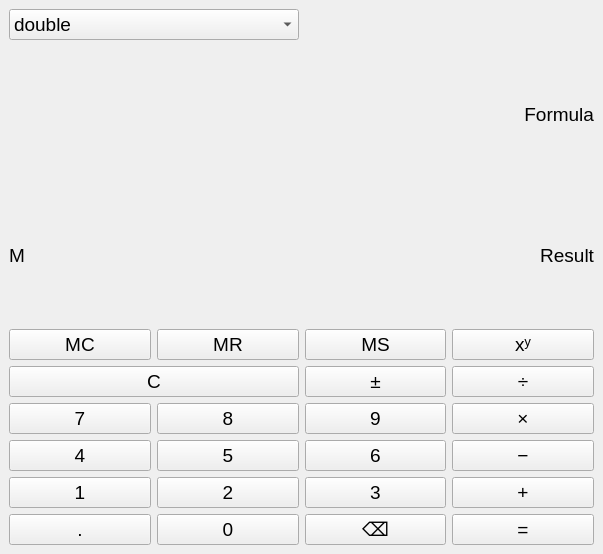
<?xml version="1.0" encoding="UTF-8"?>
<ui version="4.0">
 <class>MainWindow</class>
 <widget class="QMainWindow" name="MainWindow">
  <property name="geometry">
   <rect>
    <x>0</x>
    <y>0</y>
    <width>603</width>
    <height>554</height>
   </rect>
  </property>
  <property name="sizePolicy">
   <sizepolicy hsizetype="Preferred" vsizetype="Preferred">
    <horstretch>0</horstretch>
    <verstretch>0</verstretch>
   </sizepolicy>
  </property>
  <property name="font">
   <font>
    <pointsize>14</pointsize>
   </font>
  </property>
  <property name="windowTitle">
   <string>Калькулятор</string>
  </property>
  <widget class="QWidget" name="centralwidget">
   <layout class="QGridLayout" name="gridLayout_2">
    <item row="0" column="0">
     <widget class="QComboBox" name="cmb_controller">
      <item>
       <property name="text">
        <string>double</string>
       </property>
      </item>
      <item>
       <property name="text">
        <string>float</string>
       </property>
      </item>
      <item>
       <property name="text">
        <string>uint8_t</string>
       </property>
      </item>
      <item>
       <property name="text">
        <string>int</string>
       </property>
      </item>
      <item>
       <property name="text">
        <string>int64_t</string>
       </property>
      </item>
      <item>
       <property name="text">
        <string>size_t</string>
       </property>
      </item>
      <item>
       <property name="text">
        <string>Rational</string>
       </property>
      </item>
     </widget>
    </item>
    <item row="1" column="1">
     <widget class="QLabel" name="l_formula">
      <property name="text">
       <string>Formula</string>
      </property>
      <property name="alignment">
       <set>Qt::AlignRight|Qt::AlignTrailing|Qt::AlignVCenter</set>
      </property>
     </widget>
    </item>
    <item row="3" column="0">
     <widget class="QLabel" name="l_memory">
      <property name="text">
       <string>M</string>
      </property>
     </widget>
    </item>
    <item row="4" column="0" colspan="2">
     <layout class="QGridLayout" name="gridLayout">
      <item row="2" column="1">
       <layout class="QVBoxLayout" name="verticalLayout_3">
        <item>
         <widget class="QPushButton" name="btn_8">
          <property name="text">
           <string>8</string>
          </property>
          <property name="shortcut">
           <string>8</string>
          </property>
         </widget>
        </item>
        <item>
         <widget class="QPushButton" name="btn_5">
          <property name="text">
           <string>5</string>
          </property>
          <property name="shortcut">
           <string>5</string>
          </property>
         </widget>
        </item>
        <item>
         <widget class="QPushButton" name="btn_2">
          <property name="text">
           <string>2</string>
          </property>
          <property name="shortcut">
           <string>2</string>
          </property>
         </widget>
        </item>
        <item>
         <widget class="QPushButton" name="btn_0">
          <property name="text">
           <string>0</string>
          </property>
          <property name="shortcut">
           <string>0</string>
          </property>
         </widget>
        </item>
       </layout>
      </item>
      <item row="0" column="3">
       <widget class="QPushButton" name="btn_pow">
        <property name="text">
         <string>xʸ</string>
        </property>
       </widget>
      </item>
      <item row="1" column="3" rowspan="2">
       <layout class="QVBoxLayout" name="verticalLayout">
        <item>
         <widget class="QPushButton" name="btn_div">
          <property name="text">
           <string>÷</string>
          </property>
         </widget>
        </item>
        <item>
         <widget class="QPushButton" name="btn_mul">
          <property name="text">
           <string>×</string>
          </property>
         </widget>
        </item>
        <item>
         <widget class="QPushButton" name="btn_sub">
          <property name="text">
           <string>−</string>
          </property>
         </widget>
        </item>
        <item>
         <widget class="QPushButton" name="btn_sum">
          <property name="text">
           <string>+</string>
          </property>
         </widget>
        </item>
        <item>
         <widget class="QPushButton" name="btn_eq">
          <property name="text">
           <string>=</string>
          </property>
         </widget>
        </item>
       </layout>
      </item>
      <item row="2" column="0">
       <layout class="QVBoxLayout" name="verticalLayout_4">
        <item>
         <widget class="QPushButton" name="btn_7">
          <property name="text">
           <string>7</string>
          </property>
          <property name="shortcut">
           <string>7</string>
          </property>
         </widget>
        </item>
        <item>
         <widget class="QPushButton" name="btn_4">
          <property name="text">
           <string>4</string>
          </property>
          <property name="shortcut">
           <string>4</string>
          </property>
         </widget>
        </item>
        <item>
         <widget class="QPushButton" name="btn_1">
          <property name="text">
           <string>1</string>
          </property>
          <property name="shortcut">
           <string>1</string>
          </property>
         </widget>
        </item>
        <item>
         <widget class="QPushButton" name="tb_extra">
          <property name="text">
           <string>.</string>
          </property>
         </widget>
        </item>
       </layout>
      </item>
      <item row="1" column="2" rowspan="2">
       <layout class="QVBoxLayout" name="verticalLayout_2">
        <item>
         <widget class="QPushButton" name="btn_plsmns">
          <property name="text">
           <string>±</string>
          </property>
         </widget>
        </item>
        <item>
         <widget class="QPushButton" name="btn_9">
          <property name="text">
           <string>9</string>
          </property>
          <property name="shortcut">
           <string>9</string>
          </property>
         </widget>
        </item>
        <item>
         <widget class="QPushButton" name="btn_6">
          <property name="text">
           <string>6</string>
          </property>
          <property name="shortcut">
           <string>6</string>
          </property>
         </widget>
        </item>
        <item>
         <widget class="QPushButton" name="btn_3">
          <property name="text">
           <string>3</string>
          </property>
          <property name="shortcut">
           <string>3</string>
          </property>
         </widget>
        </item>
        <item>
         <widget class="QPushButton" name="btn_delete">
          <property name="text">
           <string>⌫</string>
          </property>
         </widget>
        </item>
       </layout>
      </item>
      <item row="0" column="0" colspan="2">
       <layout class="QHBoxLayout" name="horizontalLayout">
        <item>
         <widget class="QPushButton" name="btn_mc">
          <property name="text">
           <string>MC</string>
          </property>
         </widget>
        </item>
        <item>
         <widget class="QPushButton" name="btn_mr">
          <property name="text">
           <string>MR</string>
          </property>
         </widget>
        </item>
       </layout>
      </item>
      <item row="1" column="0" colspan="2">
       <widget class="QPushButton" name="btn_clear">
        <property name="text">
         <string>C</string>
        </property>
       </widget>
      </item>
      <item row="0" column="2">
       <widget class="QPushButton" name="btn_ms">
        <property name="text">
         <string>MS</string>
        </property>
       </widget>
      </item>
     </layout>
    </item>
    <item row="3" column="1">
     <widget class="QLabel" name="l_result">
      <property name="text">
       <string>Result</string>
      </property>
      <property name="alignment">
       <set>Qt::AlignRight|Qt::AlignTrailing|Qt::AlignVCenter</set>
      </property>
     </widget>
    </item>
   </layout>
  </widget>
 </widget>
 <resources/>
 <connections/>
</ui>
